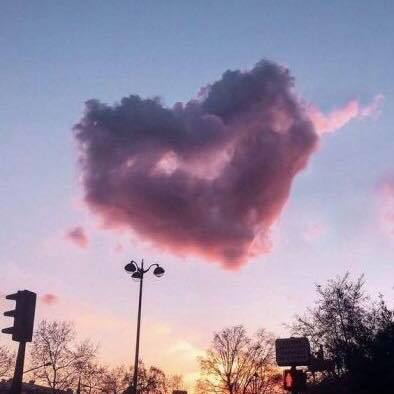
#> input picture love.jpg, 394 x 394 px
$ python 'implementasi 1.py'
#> lines starting #> are read from the running program, lines starting #| are printed output that depends on the picture
import numpy as np
import cv2


def RGBkeYIQ(R, G, B):
    # Normalisasi RGB ke [0, 1]
    R = np.double(R)
    G = np.double(G)
    B = np.double(B)
    if np.max(np.max(R)) > 1.0 or np.max(np.max(G)) > 1.0 or np.max(np.max(B)) > 1.0:
        R = np.double(R) / 255.0
        G = np.double(G) / 255.0
        B = np.double(B) / 255.0

    tinggi, lebar = np.shape(R)
    Y = np.zeros((tinggi, lebar))
    I = np.zeros((tinggi, lebar))
    Q = np.zeros((tinggi, lebar))
    for m in range(tinggi):
        for n in range(lebar):
            Y[m, n] = 0.299 * R[m, n] + 0.587 * G[m, n] + 0.114 * B[m, n]
            I[m, n] = 0.596 * R[m, n] - 0.274 * G[m, n] - 0.322 * B[m, n]
            Q[m, n] = 0.211 * R[m, n] - 0.523 * G[m, n] + 0.312 * B[m, n]

    # Konversi ke jangkauan [0, 255]
    Y = np.uint8(Y * 255)
    I = np.uint8(I * 255)
    Q = np.uint8(Q * 255)

    return Y, I, Q


# Contoh penggunaan
img = cv2.imread('love.jpg')
#> img is the input picture: shape (394, 394, 3); mean B, G, R 164.8, 143.2, 156.2
R = img[:, :, 2]
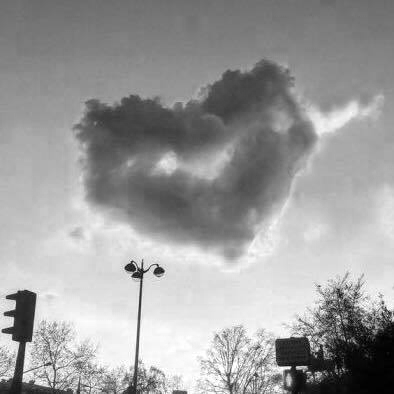
#> R: shape (394, 394); min 0, max 255, mean 156.2
G = img[:, :, 1]
B = img[:, :, 0]
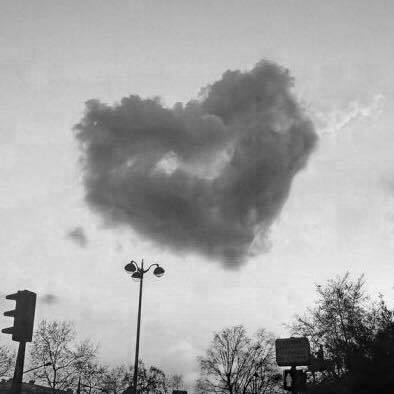
#> B: shape (394, 394); min 0, max 255, mean 164.8
Y, I, Q = RGBkeYIQ(R, G, B)
#> after the loop in RGBkeYIQ, `for m in range(tinggi):`:
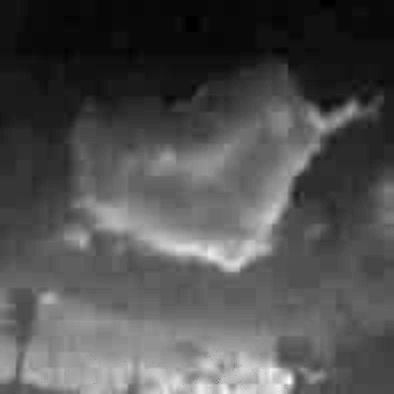
#> I: shape (394, 394) float64; min -0.118, max 0.262, mean 0.00306; drawn with min black and max white
#> after the loop in RGBkeYIQ, `for m in range(tinggi):`:
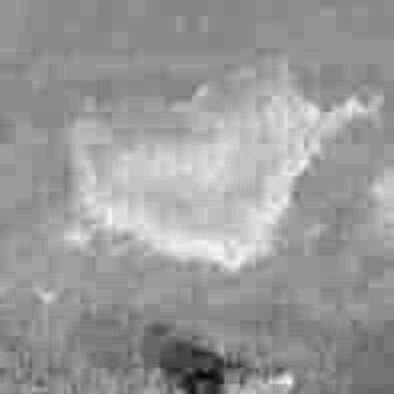
#> Q: shape (394, 394) float64; min -0.0644, max 0.104, mean 0.0373; drawn with min black and max white
#> after the loop in RGBkeYIQ, `for m in range(tinggi):`:
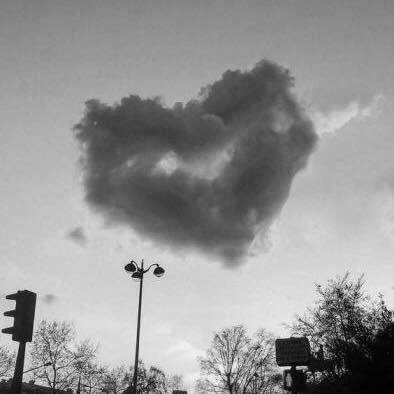
#> Y: shape (394, 394) float64; min 0.00224, max 0.986, mean 0.586
#> in RGBkeYIQ, `I = np.uint8(I * 255)`:
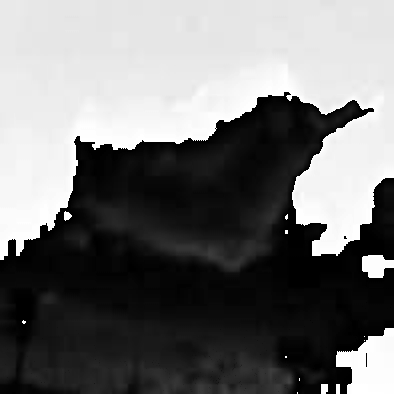
#> I: shape (394, 394); min 0, max 255, mean 114.8
#> in RGBkeYIQ, `Q = np.uint8(Q * 255)`:
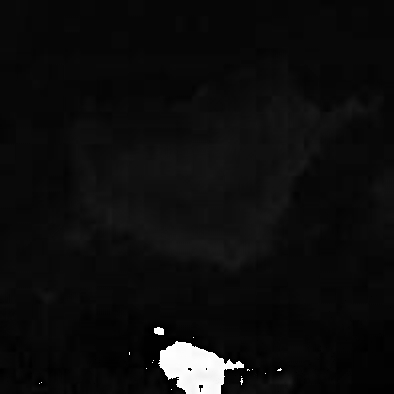
#> Q: shape (394, 394); min 0, max 255, mean 13.5
cv2.imshow('Y', Y)
cv2.imshow('I', I)
cv2.imshow('Q', Q)
cv2.waitKey(0)
cv2.destroyAllWindows()
